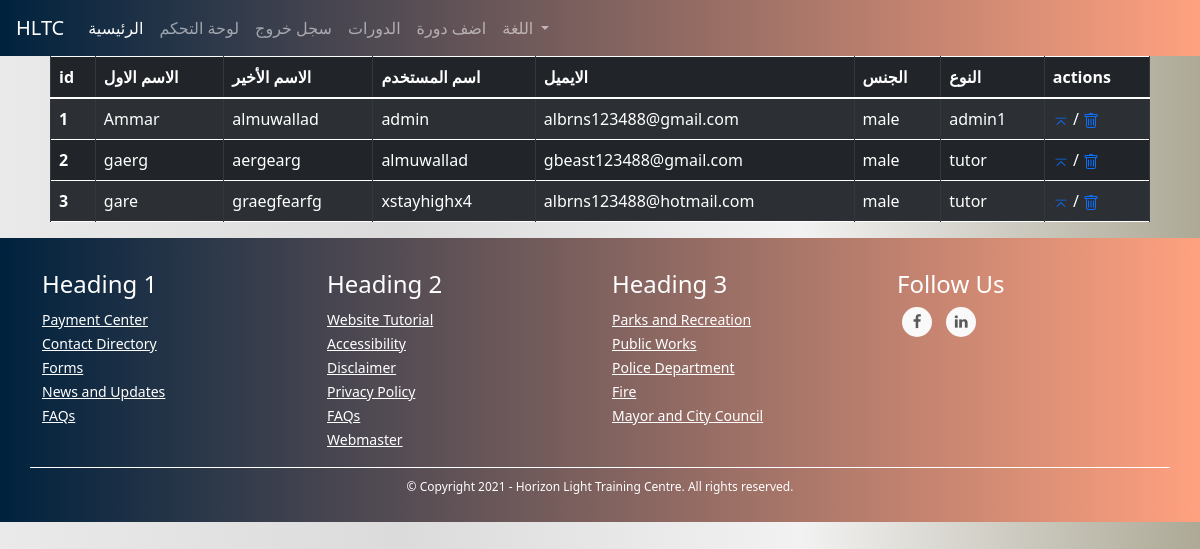
/admins/all_users (signed in), run on an earlier commit of the app's database.
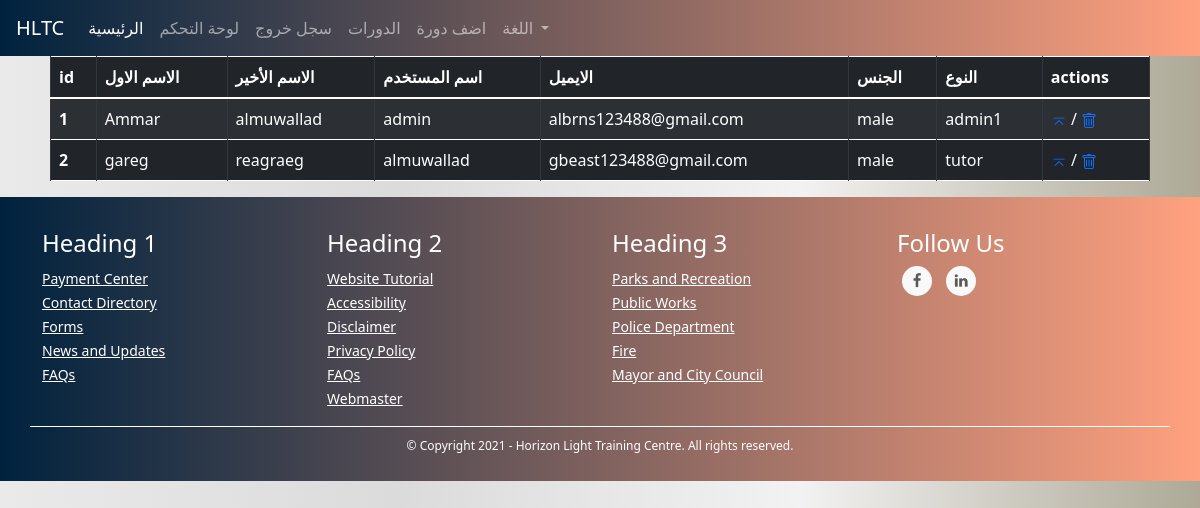
And on a later commit of the database.
### TUTOR/models.py (models this page shows, shortened)
class UserModel(db.Model, UserMixin):
    id = db.Column(db.Integer, primary_key=True)
    first_name = db.Column(db.String(128), nullable=False)
    last_name = db.Column(db.String(128), nullable=False)
    username = db.Column(db.String(20), unique=True, nullable=False)
    email = db.Column(db.String(256), unique=True, nullable=False)
    password = db.Column(db.String(255), nullable=False)
    user_type = db.Column(db.String(30), nullable=False)
    _gender = db.Column(db.Boolean, nullable=False, default=True)
    email_confirmation_code = db.Column(db.String(5), nullable=True)
    is_confirmed = db.Column(db.Boolean, nullable=False, default=False)
    creation_date = db.Column(db.DateTime, nullable=False, default=datetime.utcnow)
    admin_data_model = db.relationship('AdminDataModel', backref='user', uselist=False)
    tutor_data_model = db.relationship('TutorDataModel', backref='user', uselist=False)
    student_data_model = db.relationship('StudentDataModel', backref='user', uselist=False)
    @property
    def gender(self):
        return "male" if self._gender else "female"

### TUTOR/ADMINISTRATION/routes.py (the view)
@admins_blueprint.route("/admins/all_users", methods=["GET", "POST"])
@login_required(ADMIN_TYPES)
def users_list_view(): # admin only
    users = UserModel.query.all()
    return render_template("admins/users.html", users=users)

### TUTOR/ADMINISTRATION/routes.py (called while the page is built)
@admins_blueprint.context_processor
def utility_processor():
    return dict(get_language_text=LngObj.get_language_text, get_current_page_language_list=LngObj.get_current_page_language_list, languages=LANGUAGES, admin_types=ADMIN_TYPES, settings=SiteSettingsModel.instance())

### TUTOR/models.py (called while the page is built)
@login_manager.user_loader
def load_user(user_id):
    return UserModel.query.get(int(user_id))

    @classmethod
    def instance(cls):
        return cls.query.get(1)

### TUTOR/utils/utils.py (called while the page is built)
def login_required(roles=[]):
	def wrapper(fn):
		@wraps(fn)
		def decorated_view(*args, **kwargs):
			if request.method in EXEMPT_METHODS:
				return fn(*args, **kwargs)
			elif current_app.login_manager._login_disabled:
				return fn(*args, **kwargs)
			elif not current_user.is_authenticated:
				return current_app.login_manager.unauthorized()
			role = current_user.user_type
			if ( (role not in roles) and (roles != []) ):
				return current_app.login_manager.unauthorized()
			return fn(*args, **kwargs)
		return decorated_view
	return wrapper

### TUTOR/templates/admins/users.html (shortened to what this page needs)
{% extends "template.html" %}
{% block head %}<link rel="stylesheet" href="{{ url_for('static', filename='css/filtered_table.css') }}" >{% endblock %}
{% block content %}
<div class="filtered_table">
    <table class="table table-striped table-bordered table-hover table-dark">
        <thead>
          <tr>
            <th scope="col">id</th>
            <th scope="col">الاسم الاول</th>
            <th scope="col">الاسم الأخير</th>
            <th scope="col">اسم المستخدم</th>
            <th scope="col">الايميل</th>
            <th scope="col">الجنس</th>
            <th scope="col">النوع</th>
            <th scope="col">actions</th>
          </tr>
        </thead>
        <tbody>
        {% for user in users %}
          <tr>
            <a href="#">
            <th scope="row">{{ user.id }}</th></a>
            <td>{{ user.first_name }}</td>
            <td>{{ user.last_name }}</td>
            <td>{{ user.username }}</td>
            <td>{{ user.email }}</td>
            <td>{{ user.gender }}</td>
            <td>{{ user.user_type }}</td>
            <td><a href="#"></a> / <a href="#"></a></td>
          </tr>
        {% endfor %}
        </tbody>
      </table>
    </div>
{% endblock %}

### TUTOR/templates/template.html (shortened to what this page needs)
<!DOCTYPE html>
<html lang="en">
<head>
    <link rel="stylesheet" href="https://maxcdn.bootstrapcdn.com/bootstrap/4.0.0/css/bootstrap.min.css">
    <link href="https://cdn.jsdelivr.net/npm/bootstrap@5.0.0-beta1/dist/css/bootstrap.min.css" rel="stylesheet">
    <link href="https://maxcdn.bootstrapcdn.com/font-awesome/4.7.0/css/font-awesome.min.css" rel="stylesheet" >
    <link rel="stylesheet" href="{{ url_for('static', filename='css/footer.css') }}">
    <link rel="stylesheet" href="{{ url_for('static', filename='css/snippets/navbar.css') }}">
    <link rel="stylesheet" href="{{ url_for('static', filename='css/global.css') }}">
    <link rel="stylesheet" href="https://cdn.jsdelivr.net/npm/bootstrap-icons@1.3.0/font/bootstrap-icons.css">
    {% block head %} {% endblock %}
</head>
<body>
    {% if current_user.is_authenticated %}
        {% if current_user.user_type == "tutor" %}
            {% include "snippets/tutors/header.html" %}
        {% elif current_user.user_type == "student" %}
            {% include "snippets/students/header.html" %}
        {% elif current_user.user_type in admin_types %}
            {% include "snippets/admins/header.html" %}
        {% endif %}
    {% else %}
        {% include "snippets/header.html" %}
    {% endif %}
    {% block content %}
    {% endblock %}
  {% include "snippets/footer.html" %}
</body>
</html>

### TUTOR/templates/snippets/admins/header.html (shortened to what this page needs)
<nav class="navbar navbar-expand-lg navbar-dark my-navbar">
    <a class="navbar-brand" href="#">HLTC</a>
    <div class="collapse navbar-collapse" id="navbarNav">
      <ul class="navbar-nav">
        <li class="nav-item active">
            <a class="nav-link" href="{{ url_for('main_blueprint.home') }}">الرئيسية</a>
          </li>
          <li class="nav-item">
            <a class="nav-link" href="{{ url_for('admins_blueprint.control_panel') }}">لوحة التحكم</a>
          </li>
        <li class="nav-item">
            <a class="nav-link" href="{{ url_for('users_blueprint.logout') }}">سجل خروج</a>
          </li>
        <li class="nav-item">
            <a class="nav-link" href="{{ url_for('courses_blueprint.courses') }}">الدورات</a>
        </li>
        <li class="nav-item">
            <a class="nav-link" href="{{ url_for('admins_blueprint.add_course') }}">اضف دورة</a>
        </li>
        {% include "snippets/language_select_bootstrap.html" %}
      </ul>
    </div>
  </nav>

### TUTOR/templates/snippets/language_select_bootstrap.html (shortened to what this page needs)
<li class="nav-item dropdown">
    <a class="nav-link dropdown-toggle" href="#" id="navbarDropdown" role="button" data-toggle="dropdown" aria-haspopup="true" aria-expanded="false">
      اللغة
    </a>
  </li>

### TUTOR/templates/snippets/footer.html (shortened to what this page needs)
<link rel="stylesheet" href="{{ url_for('static', filename='css/footer.css') }}">
<footer class="mainfooter" role="contentinfo">
    <div class="footer-middle">
    <div class="container">
      <div class="row">
        <div class="col-md-3 col-sm-6">
          <div class="footer-pad">
            <h4>Heading 1</h4>
            <ul class="list-unstyled">
              <li><a href="#">Payment Center</a></li>
              <li><a href="#">Contact Directory</a></li>
              <li><a href="#">Forms</a></li>
              <li><a href="#">News and Updates</a></li>
              <li><a href="#">FAQs</a></li>
            </ul>
          </div>
        </div>
        <div class="col-md-3 col-sm-6">
          <div class="footer-pad">
            <h4>Heading 2</h4>
            <ul class="list-unstyled">
              <li><a href="#">Website Tutorial</a></li>
              <li><a href="#">Accessibility</a></li>
              <li><a href="#">Disclaimer</a></li>
              <li><a href="#">Privacy Policy</a></li>
              <li><a href="#">FAQs</a></li>
              <li><a href="#">Webmaster</a></li>
            </ul>
          </div>
        </div>
        <div class="col-md-3 col-sm-6">
          <div class="footer-pad">
            <h4>Heading 3</h4>
            <ul class="list-unstyled">
              <li><a href="#">Parks and Recreation</a></li>
              <li><a href="#">Public Works</a></li>
              <li><a href="#">Police Department</a></li>
              <li><a href="#">Fire</a></li>
              <li><a href="#">Mayor and City Council</a></li>
            </ul>
          </div>
        </div>
          <div class="col-md-3">
              <h4>Follow Us</h4>
              <ul class="social-network social-circle">
               <li><a href="#" class="icoFacebook" title="Facebook"><i class="fa fa-facebook"></i></a></li>
               <li><a href="#" class="icoLinkedin" title="Linkedin"><i class="fa fa-linkedin"></i></a></li>
              </ul>
          </div>
      </div>
      <div class="row">
          <div class="col-md-12 copy">
              <p class="text-center">&copy; Copyright 2021 - Horizon Light Training Centre.  All rights reserved.</p>
          </div>
      </div>
    </div>
    </div>
  </footer>

### TUTOR/static/css/footer.css (style rules this page uses)
footer { bottom: 0; left: 0; right: 0; background: #FFA17F; background: -webkit-linear-gradient(to right, #00223E, #FFA17F); background: linear-gradient(to right, #00223E, #FFA17F); color: white; clear: both; }
footer a { color: #fff; font-size: 14px; transition-duration: 0.2s; }
.copy { font-size: 12px; padding: 10px; border-top: 1px solid #FFFFFF; }
.footer-middle { padding-top: 2em; color: white; }
ul.social-network { list-style: none; display: inline; margin-left: 0 !important; padding: 0; }
ul.social-network li { display: inline; margin: 0 5px; }
.social-circle li a { display: inline-block; position: relative; margin: 0 auto 0 auto; -moz-border-radius: 50%; -webkit-border-radius: 50%; border-radius: 50%; text-align: center; width: 30px; height: 30px; font-size: 15px; }
.social-circle li i { margin: 0; line-height: 30px; text-align: center; }
.social-circle i { color: #595959; -webkit-transition: all 0.8s; -moz-transition: all 0.8s; -o-transition: all 0.8s; -ms-transition: all 0.8s; transition: all 0.8s; }
.social-network a { background-color: #F9F9F9; }

### TUTOR/static/css/snippets/navbar.css (style rules this page uses)
.my-navbar { background: #FFA17F; background: -webkit-linear-gradient(to right, #00223E, #FFA17F); background: linear-gradient(to right, #00223E, #FFA17F); }

### TUTOR/static/css/global.css (style rules this page uses)
body { background: #ADA996; background: -webkit-linear-gradient(to right, #EAEAEA, #DBDBDB, #F2F2F2, #ADA996); background: linear-gradient(to right, #EAEAEA, #DBDBDB, #F2F2F2, #ADA996); }

### TUTOR/static/css/filtered_table.css (style rules this page uses)
.filtered_table { margin-right: 50px; margin-left: 50px; }

What changed in the data, as far as the page shows it:
removed UserModel: id "3", first_name "gare", last_name "graegfearfg", username "xstayhighx4", email "albrns123488@hotmail.com", gender "male", user_type "tutor"
changed UserModel "gbeast123488@gmail.com": first_name "gaerg" → "gareg"; last_name "aergearg" → "reagraeg"
